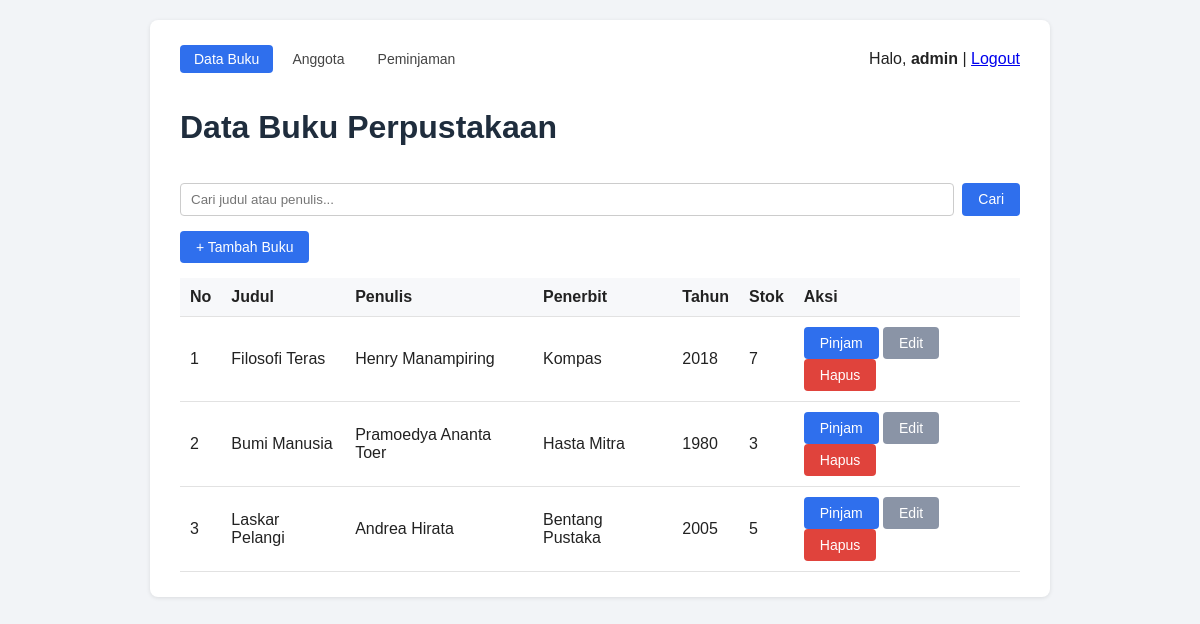
/index.php (signed in), run on the app's committed database.
### tables this page shows
CREATE TABLE IF NOT EXISTS buku (
    id INT AUTO_INCREMENT PRIMARY KEY,
    judul VARCHAR(150) NOT NULL,
    penulis VARCHAR(100) NOT NULL,
    penerbit VARCHAR(100) NOT NULL,
    tahun_terbit YEAR NOT NULL,
    stok INT NOT NULL DEFAULT 0,
    created_at TIMESTAMP DEFAULT CURRENT_TIMESTAMP
);

### index.php (the view, shortened to what this page needs)
<?php
require "koneksi.php";
$cari = isset($_GET['cari']) ? trim($_GET['cari']) : "";
if ($cari !== "") {
    $kata_kunci = "%" . $cari . "%";
    $stmt = mysqli_prepare(
        $koneksi,
        "SELECT * FROM buku WHERE judul LIKE ? OR penulis LIKE ? ORDER BY id DESC"
    );
    mysqli_stmt_bind_param($stmt, "ss", $kata_kunci, $kata_kunci);
    mysqli_stmt_execute($stmt);
    $result = mysqli_stmt_get_result($stmt);
} else {
    $result = mysqli_query($koneksi, "SELECT * FROM buku ORDER BY id DESC");
}
?>
<!DOCTYPE html>
<html lang="id">
<head>
    <link rel="stylesheet" href="style.css">
</head>
<body>
<div class="container">
    <?php include "navbar.php"; ?>
    <div class="topbar">
        <h1>Data Buku Perpustakaan</h1>
    </div>
    <form method="GET" action="index.php" style="display:flex; gap:8px; margin-bottom:15px;">
        <input type="text" name="cari" placeholder="Cari judul atau penulis..."
               value="<?= htmlspecialchars($cari) ?>" style="flex:1;">
        <button type="submit">Cari</button>
    </form>
    <a href="tambah.php" class="btn">+ Tambah Buku</a>
    <table>
        <thead>
        <tr>
            <th>No</th>
            <th>Judul</th>
            <th>Penulis</th>
            <th>Penerbit</th>
            <th>Tahun</th>
            <th>Stok</th>
            <th>Aksi</th>
        </tr>
        </thead>
        <tbody>
        <?php
        $no = 1;
        while ($row = mysqli_fetch_assoc($result)):
        ?>
            <tr>
                <td><?= $no++ ?></td>
                <td><?= htmlspecialchars($row['judul']) ?></td>
                <td><?= htmlspecialchars($row['penulis']) ?></td>
                <td><?= htmlspecialchars($row['penerbit']) ?></td>
                <td><?= htmlspecialchars($row['tahun_terbit']) ?></td>
                <td><?= htmlspecialchars($row['stok']) ?></td>
                <td>
                    <?php if ((int) $row['stok'] > 0): ?>
                        <a href="pinjam.php?id_buku=<?= $row['id'] ?>" class="btn">Pinjam</a>
                    <?php else: ?>
                        <span class="badge badge-terlambat">Stok Habis</span>
                    <?php endif; ?>
                    <a href="edit.php?id=<?= $row['id'] ?>" class="btn btn-secondary">Edit</a>
                    <a href="hapus.php?id=<?= $row['id'] ?>"
                       class="btn btn-danger"
                       onclick="return confirm('Yakin ingin menghapus buku ini?');">
                        Hapus
                    </a>
                </td>
            </tr>
        <?php endwhile; ?>
        </tbody>
    </table>
</div>
</body>
</html>

### navbar.php
<?php
$halaman_aktif = basename($_SERVER['PHP_SELF']);
function menu_class($nama_file, $halaman_aktif) {
    return $nama_file === $halaman_aktif ? 'nav-link active' : 'nav-link';
}
?>
<div class="topbar">
    <nav class="navbar-menu">
        <a href="index.php" class="<?= menu_class('index.php', $halaman_aktif) ?>">Data Buku</a>
        <a href="daftar_anggota.php" class="<?= menu_class('daftar_anggota.php', $halaman_aktif) ?>">Anggota</a>
        <a href="daftar_peminjaman.php" class="<?= menu_class('daftar_peminjaman.php', $halaman_aktif) ?>">Peminjaman</a>
    </nav>
    <div>
        Halo, <b><?= htmlspecialchars($_SESSION['username']) ?></b> |
        <a href="logout.php">Logout</a>
    </div>
</div>

### style.css (style rules this page uses)
* { box-sizing: border-box; font-family: Arial, Helvetica, sans-serif; }
body { background: #f2f4f7; margin: 0; padding: 20px; color: #222; }
.container { max-width: 900px; margin: 0 auto; background: #fff; padding: 25px 30px; border-radius: 8px; box-shadow: 0 1px 4px rgba(0,0,0,0.1); }
h1, h2 { color: #1f2d3d; }
input[type="text"], input[type="password"], input[type="number"] { width: 100%; padding: 8px 10px; border: 1px solid #ccc; border-radius: 4px; }
button, .btn { display: inline-block; background: #2f6fed; color: #fff; border: none; padding: 8px 16px; border-radius: 4px; cursor: pointer; text-decoration: none; font-size: 14px; }
.btn-danger { background: #e0433c; }
.btn-secondary { background: #8a94a6; }
table { width: 100%; border-collapse: collapse; margin-top: 15px; }
th, td { text-align: left; padding: 10px; border-bottom: 1px solid #e2e2e2; }
th { background: #f7f8fa; }
.topbar { display: flex; justify-content: space-between; align-items: center; margin-bottom: 15px; }
.navbar-menu { display: flex; gap: 5px; }
.nav-link { padding: 6px 14px; border-radius: 4px; text-decoration: none; color: #444; font-size: 14px; }
.nav-link.active { background: #2f6fed; color: #fff; }

### data on the page
buku: judul "Filosofi Teras", penulis "Henry Manampiring", penerbit "Kompas", tahun_terbit "2018", stok "7"
buku: judul "Bumi Manusia", penulis "Pramoedya Ananta Toer", penerbit "Hasta Mitra", tahun_terbit "1980", stok "3"
buku: judul "Laskar Pelangi", penulis "Andrea Hirata", penerbit "Bentang Pustaka", tahun_terbit "2005", stok "5"

### other printed values
$_SESSION['username'] "admin"
